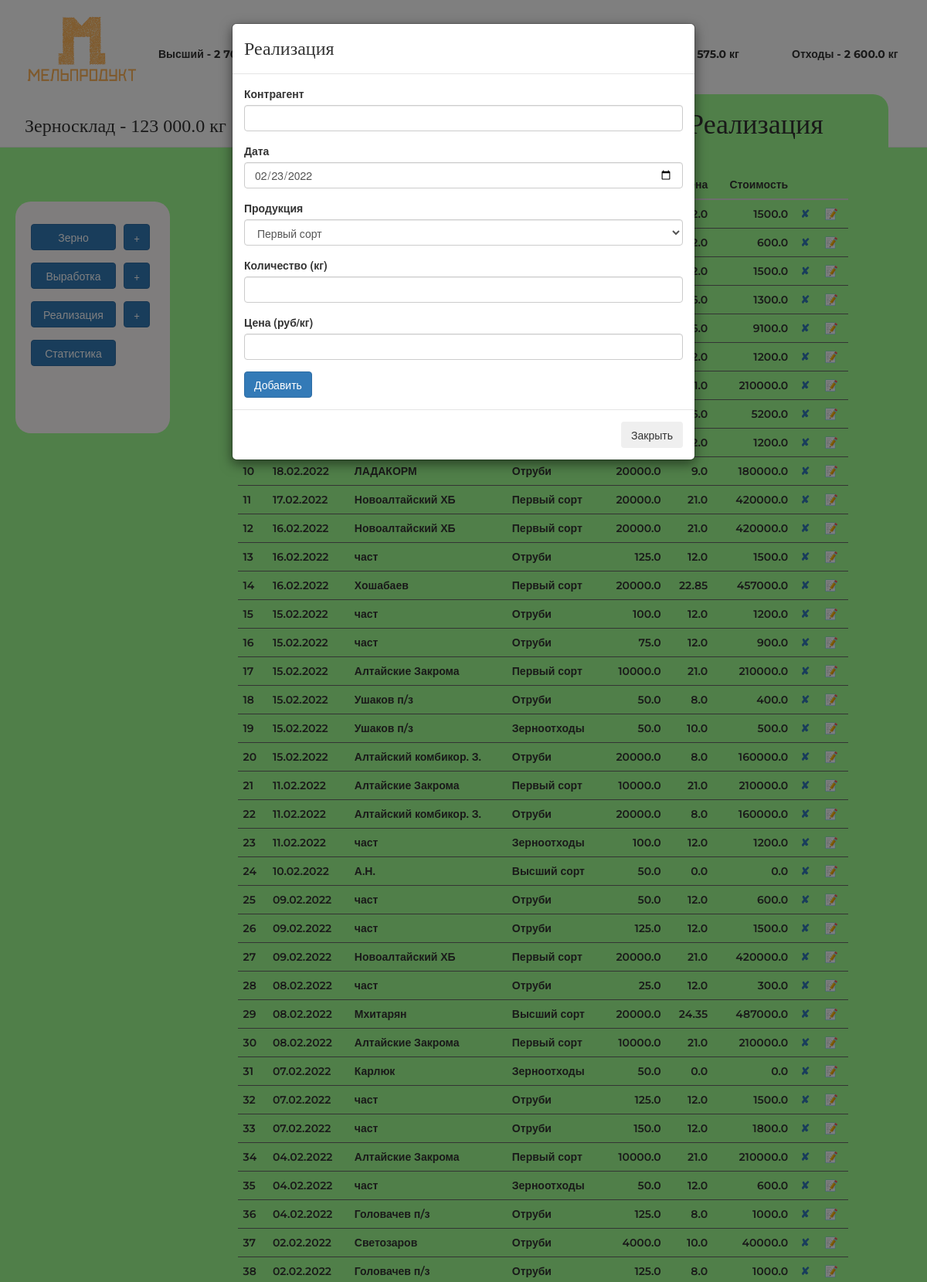
The app's page /real/add (upper part) with its own data.
### main.py (models this page shows)
class Realisation(db.Model):
    __tablename__ = "realisations"
    id = db.Column(db.Integer, primary_key=True)
    agent = db.Column(db.String(250), nullable=False)
    date = db.Column(db.Date(), nullable=False)
    production = db.Column(db.String(250), nullable=False)
    value = db.Column(db.Float(20), nullable=False)
    price = db.Column(db.Float(20), nullable=False)
    cost = db.Column(db.Float(20), nullable=False)

### main.py (the view, shortened to what this page needs)
@app.route('/real/add', methods=['GET', 'POST'])
def real_add():
    stock = Stock.query.filter_by(id=1).first()
    realisation_form = AddRealisation(date=dt.datetime.now())
    table = db.session.query(Realisation).filter(Realisation.date <= dt.datetime.now(), Realisation.date >= dt.datetime.now()-dt.timedelta(days=30)).order_by(Realisation.date).all()
    return render_template('realadd.html', title='Реализация', form=realisation_form, first='{:,}'.format(stock.first).replace(',', ' '),
                           second='{:,}'.format(stock.second).replace(',', ' '),
                           highest='{:,}'.format(stock.highest).replace(',', ' '),
                           bran='{:,}'.format(stock.bran).replace(',', ' '),
                           waste='{:,}'.format(stock.waste).replace(',', ' '),
                           grain='{:,}'.format(stock.grain).replace(',', ' '),
                           button='real', target='real', onclick2='onclick=', onclick3='onclick=',
                           table=reversed(table), onclick22='onclick=', onclick33='onclick=', bcolor='#a1ff92',
                           mright='50px'
                           )

### forms.py
class AddRealisation(FlaskForm):
    agent = StringField("Контрагент", validators=[DataRequired()])
    date = DateField("Дата", validators=[DataRequired()])
    production = SelectField("Продукция", validators=[DataRequired()], choices=['Первый сорт', 'Высший сорт', 'Отруби', 'Зерноотходы', 'Второй сорт'])
    value = FloatField("Количество (кг)", validators=[DataRequired()])
    price = StringField("Цена (руб/кг)", validators=[DataRequired()])
    submit = SubmitField("Добавить")

### templates/realadd.html (shortened to what this page needs)
{% extends 'index.html' %}
{% block modal %}
{% include "modal.html" %}
{% endblock %}
{% block table %}
{% include "realisation-table.html" %}
{% endblock %}

### templates/realisation-table.html (shortened to what this page needs)
<div class="col-md-8 col-sm-12" >
<table class="table table-hover counter">
        <thead>
          <tr>
            <th scope="col">№</th>
            <th scope="col">Дата</th>
            <th scope="col">Контрагент</th>
            <th scope="col">Продукция</th>
            <th scope="col" class="rghtalgn">Объём</th>
            <th scope="col" class="rghtalgn">Цена</th>
            <th scope="col" class="rghtalgn">Стоимость</th>
            <th scope="col" class="rghtalgn"></th>
            <th scope="col" class="rghtalgn"></th>
          </tr>
        </thead>
        <tbody>
        {% for line in table %}
          <tr>
            <td>{{line.date.strftime('%d.%m.%Y')}}</td>
            <td>{{line.agent}}</td>
            <td>{{line.production}}</td>
            <td class="rghtalgn" >{{line.value}}</td>
            <td class="rghtalgn">{{line.price}}</td>
            <td class="rghtalgn">{{line.cost}}</td>
            <td><a href="#" data-toggle="modal" title="Удалить" data-target="#test" onclick="aTestFunction({{line.id}}, {{line.value}}, '{{line.production}}')">✘</a></td>
            <td><a class="editreal" href="{{url_for('real_edit', item_id=line.id)}}" type="button" title="Редактировать">📝</a></td>
          </tr>
        {% endfor %}
        </tbody>
      </table>
        </div>

### static/css/main.css (style rules this page uses)
body { margin-top: -20px; }
td, tr, th { font-family: 'Montserrat', sans-serif; font-weight: 600; }
.rghtalgn { text-align: right; }
.counter { counter-reset: schet; }
.counter tbody tr { counter-increment: schet; }
.counter td, .counter tr:before { padding: .1em .5em; border-bottom: 1px solid DimGray; }
.counter tbody tr:before { content: counter(schet); display: table-cell; vertical-align: middle; }

### records on screen
Realisation: price "12.0", cost "1500.0"
Realisation: price "12.0", cost "600.0"
Realisation: price "12.0", cost "1500.0"
Realisation: price "26.0", cost "1300.0"
Realisation: price "26.0", cost "9100.0"
Realisation: price "12.0", cost "1200.0"
Realisation: price "21.0", cost "210000.0"
Realisation: price "26.0", cost "5200.0"
Realisation: price "12.0", cost "1200.0"
Realisation: date "18.02.2022", agent "ЛАДАКОРМ", production "Отруби", value "20000.0", price "9.0", cost "180000.0"
Realisation: date "17.02.2022", agent "Новоалтайский ХБ", production "Первый сорт", value "20000.0", price "21.0", cost "420000.0"
Realisation: date "16.02.2022", agent "Новоалтайский ХБ", production "Первый сорт", value "20000.0", price "21.0", cost "420000.0"
Realisation: date "16.02.2022", agent "част", production "Отруби", value "125.0", price "12.0", cost "1500.0"
Realisation: date "16.02.2022", agent "Хошабаев", production "Первый сорт", value "20000.0", price "22.85", cost "457000.0"
Realisation: date "15.02.2022", agent "част", production "Отруби", value "100.0", price "12.0", cost "1200.0"
Realisation: date "15.02.2022", agent "част", production "Отруби", value "75.0", price "12.0", cost "900.0"
Realisation: date "15.02.2022", agent "Алтайские Закрома", production "Первый сорт", value "10000.0", price "21.0", cost "210000.0"
Realisation: date "15.02.2022", agent "Ушаков п/з", production "Отруби", value "50.0", price "8.0", cost "400.0"
Realisation: date "15.02.2022", agent "Ушаков п/з", production "Зерноотходы", value "50.0", price "10.0", cost "500.0"
Realisation: date "15.02.2022", agent "Алтайский комбикор. З.", production "Отруби", value "20000.0", price "8.0", cost "160000.0"
Realisation: date "11.02.2022", agent "Алтайские Закрома", production "Первый сорт", value "10000.0", price "21.0", cost "210000.0"
Realisation: date "11.02.2022", agent "Алтайский комбикор. З.", production "Отруби", value "20000.0", price "8.0", cost "160000.0"
Realisation: date "11.02.2022", agent "част", production "Зерноотходы", value "100.0", price "12.0", cost "1200.0"
Realisation: date "10.02.2022", agent "А.Н.", production "Высший сорт", value "50.0", price "0.0", cost "0.0"
Realisation: date "09.02.2022", agent "част", production "Отруби", value "50.0", price "12.0", cost "600.0"
Realisation: date "09.02.2022", agent "част", production "Отруби", value "125.0", price "12.0", cost "1500.0"
Realisation: date "09.02.2022", agent "Новоалтайский ХБ", production "Первый сорт", value "20000.0", price "21.0", cost "420000.0"
Realisation: date "08.02.2022", agent "част", production "Отруби", value "25.0", price "12.0", cost "300.0"
Realisation: date "08.02.2022", agent "Мхитарян", production "Высший сорт", value "20000.0", price "24.35", cost "487000.0"
Realisation: date "08.02.2022", agent "Алтайские Закрома", production "Первый сорт", value "10000.0", price "21.0", cost "210000.0"
Realisation: date "07.02.2022", agent "Карлюк", production "Зерноотходы", value "50.0", price "0.0", cost "0.0"
Realisation: date "07.02.2022", agent "част", production "Отруби", value "125.0", price "12.0", cost "1500.0"
Realisation: date "07.02.2022", agent "част", production "Отруби", value "150.0", price "12.0", cost "1800.0"
Realisation: date "04.02.2022", agent "Алтайские Закрома", production "Первый сорт", value "10000.0", price "21.0", cost "210000.0"
Realisation: date "04.02.2022", agent "част", production "Зерноотходы", value "50.0", price "12.0", cost "600.0"
Realisation: date "04.02.2022", agent "Головачев п/з", production "Отруби", value "125.0", price "8.0", cost "1000.0"
Realisation: date "02.02.2022", agent "Светозаров", production "Отруби", value "4000.0", price "10.0", cost "40000.0"
Realisation: date "02.02.2022", agent "Головачев п/з", production "Отруби", value "125.0", price "8.0", cost "1000.0"

### other values on screen
{{ highest }} "2…"
{{ bran }} "21 575.0"
{{ waste }} "2 600.0"
{{ grain }} "123 000.0"
{{ title }} "Реализация"
